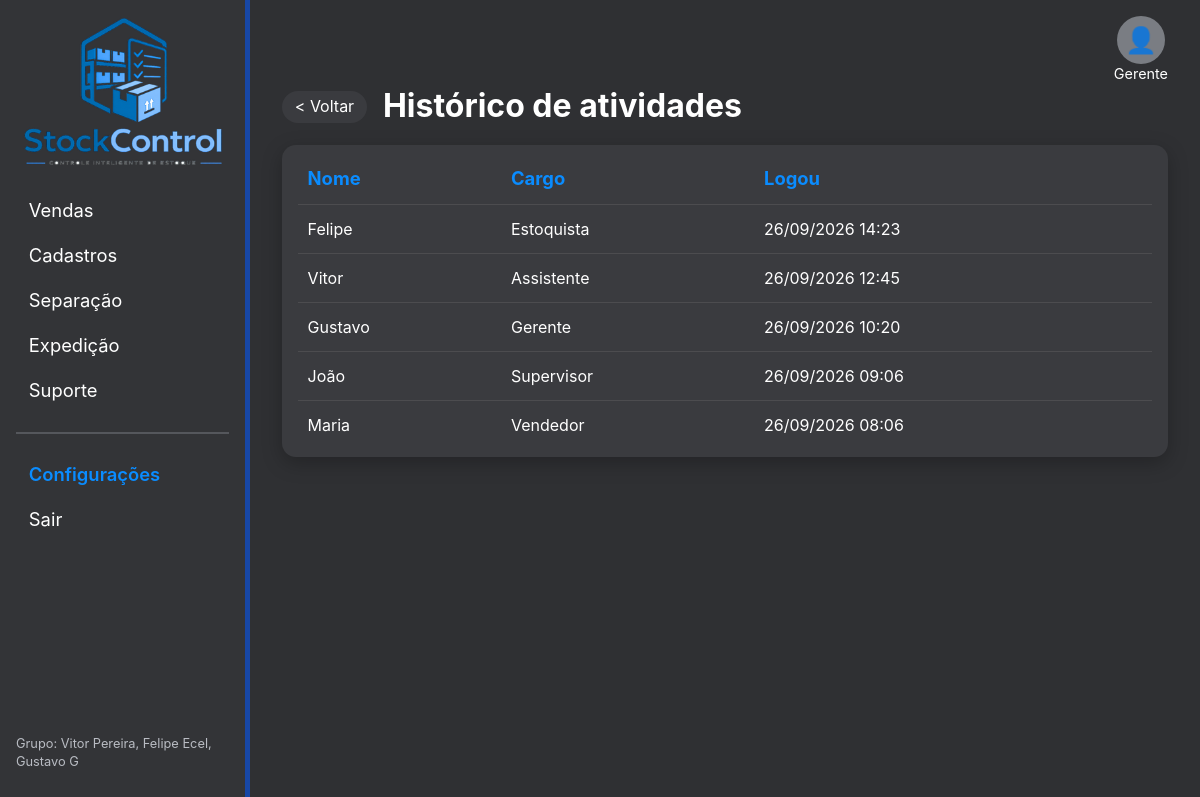
/historico.php (signed in), run on the app's committed database.
### tables this page shows
CREATE TABLE usuarios (
    id         INT AUTO_INCREMENT PRIMARY KEY,
    nome       VARCHAR(100) NOT NULL,
    email      VARCHAR(150) NOT NULL UNIQUE,
    telefone   VARCHAR(20),
    senha      VARCHAR(255) NOT NULL,
    cargo      ENUM('Gerente','Supervisor','Assistente','Estoquista','Vendedor') NOT NULL,
    criado_em  DATETIME DEFAULT CURRENT_TIMESTAMP
);

CREATE TABLE historico_login (
    id         INT AUTO_INCREMENT PRIMARY KEY,
    usuario_id INT NOT NULL,
    logou_em   DATETIME DEFAULT CURRENT_TIMESTAMP,
    FOREIGN KEY (usuario_id) REFERENCES usuarios(id) ON DELETE CASCADE
);

### includes/funcoes.php (called while the page is built, shortened)
<?php
require_once __DIR__ . '/../config/conexao.php';
function e($texto): string
{
    return htmlspecialchars((string) $texto, ENT_QUOTES, 'UTF-8');
}
function usuarioLogado(): ?array
{
    return $_SESSION['usuario'] ?? null;
}
function pode(string $area): bool
{
    $u = usuarioLogado();
    return $u && in_array($area, PERMISSOES[$u['cargo']] ?? [], true);
}
function dataBR(?string $data, bool $comHora = false): string
{
    return date($comHora ? 'd/m/Y H:i' : 'd/m/Y', strtotime($data));
}

### config/conexao.php (called while the page is built, shortened)
<?php
function conectar(): PDO
{
    static $pdo = null;
    if ($pdo === null) {
        $dsn = 'mysql:host=' . DB_HOST . ';dbname=' . DB_NOME . ';charset=utf8mb4';
        $pdo = new PDO($dsn, DB_USER, DB_SENHA, [
            PDO::ATTR_ERRMODE            => PDO::ERRMODE_EXCEPTION,
            PDO::ATTR_DEFAULT_FETCH_MODE => PDO::FETCH_ASSOC,
            PDO::ATTR_EMULATE_PREPARES   => false,
        ]);
    }
    return $pdo;
}

### historico.php (the view, shortened to what this page needs)
<?php
require 'includes/funcoes.php';
$logins = conectar()->query(
    'SELECT u.nome, u.cargo, h.logou_em
       FROM historico_login h JOIN usuarios u ON u.id = h.usuario_id
   ORDER BY h.logou_em DESC
      LIMIT 50'
)->fetchAll();
$menuAtivo = 'configuracoes';
require 'includes/cabecalho.php';
?>
<div class="cabecalho-admin">
    <a href="configuracoes.php" class="voltar">&lt; Voltar</a>
    <h1>Histórico de atividades</h1>
</div>
<div class="tabela-box escura">
    <table class="tabela tabela-admin">
        <thead><tr><th>Nome</th><th>Cargo</th><th>Logou</th></tr></thead>
        <tbody>
        <?php foreach ($logins as $l): ?>
            <tr>
                <td data-rotulo="Nome"><?= e($l['nome']) ?></td>
                <td data-rotulo="Cargo"><?= e($l['cargo']) ?></td>
                <td data-rotulo="Logou"><?= dataBR($l['logou_em'], true) ?></td>
            </tr>
        <?php endforeach; ?>
        </tbody>
    </table>
</div>
<?php require 'includes/rodape.php'; ?>

### includes/cabecalho.php (shortened to what this page needs)
<?php
$usuario   = usuarioLogado();
$menuAtivo = $menuAtivo ?? '';
$itensMenu = [
    ['vendas',    'Vendas',    'vendas.php',    'vendas'],
    ['cadastros', 'Cadastros', 'produtos.php',  'cadastros'],
    ['separacao', 'Separação', 'separacao.php', 'separacao'],
    ['expedicao', 'Expedição', 'expedicao.php', 'expedicao'],
    ['suporte',   'Suporte',   'suporte.php',   'suporte'],
];
?>
<!DOCTYPE html>
<html lang="pt-BR">
<head>
    <link rel="stylesheet" href="assets/css/style.css">
</head>
<body>
<div class="layout">
    <aside class="sidebar" id="sidebar">
        <a href="index.php" class="logo"><img src="assets/img/logo.png" alt="StockControl"></a>
        <nav class="menu">
            <?php foreach ($itensMenu as [$chave, $texto, $link, $perm]): ?>
                <?php if (pode($perm)): ?>
                    <a href="<?= $link ?>" class="<?= $menuAtivo === $chave ? 'ativo' : '' ?>"><?= $texto ?></a>
                <?php endif; ?>
            <?php endforeach; ?>
            <hr>
            <a href="configuracoes.php" class="<?= $menuAtivo === 'configuracoes' ? 'ativo' : '' ?>">Configurações</a>
            <a href="logout.php">Sair</a>
        </nav>
        <p class="grupo">Grupo: Vitor Pereira, Felipe Ecel, Gustavo G</p>
    </aside>
    <main class="conteudo">
        <header class="topo">
            <div class="perfil">
                <div class="avatar" aria-hidden="true">&#128100;</div>
                <span><?= e($usuario['cargo']) ?></span>
            </div>
        </header>

### assets/css/style.css (style rules this page uses)
:root, :root[data-theme="escuro"] { --fundo: #2f3033; --fundo-2: #3a3b3f; --fundo-campo: #252629; --sidebar: #333437; --texto: #ffffff; --texto-2: #b9bcc3; --borda: #55575c; --cartao: #ffffff; --cartao-texto: #1f2328; --cartao-texto-2: #5f6670; --azul: #0a8cff; --azul-escuro: #1747a6; --laranja: #f07c1b; --verde: #1e9e4a; --vermelho: #e5322d; --sombra: 0 6px 20px rgba(0, 0, 0, .25); }
* { box-sizing: border-box; }
body { margin: 0; font-family: "Inter", "Segoe UI", Roboto, Arial, sans-serif; background: var(--fundo); color: var(--texto); line-height: 1.4; }
a { color: var(--azul); text-decoration: none; }
hr { border: 0; border-top: 2px solid var(--borda); margin: 1rem 0; }
.layout { display: flex; min-height: 100vh; }
.sidebar { width: 250px; flex-shrink: 0; background: var(--sidebar); border-right: 5px solid var(--azul-escuro); padding: 1rem; display: flex; flex-direction: column; position: sticky; top: 0; height: 100vh; }
.logo img { width: 100%; max-width: 200px; display: block; margin: 0 auto 1.5rem; }
.menu { display: flex; flex-direction: column; gap: .3rem; }
.menu a { color: var(--texto); font-size: 1.15rem; padding: .45rem .8rem; border-radius: 8px; }
.menu a.ativo { color: var(--azul); font-weight: 600; }
.grupo { margin-top: auto; font-size: .8rem; color: var(--texto-2); }
.conteudo { flex: 1; padding: 1rem 2rem 2rem; min-width: 0; }
.topo { display: flex; justify-content: flex-end; align-items: center; }
.perfil { display: flex; flex-direction: column; align-items: center; font-size: .9rem; }
.avatar { width: 48px; height: 48px; border-radius: 50%; background: #7a7d83; display: grid; place-items: center; font-size: 1.6rem; }
.tabela-box { background: var(--cartao); color: var(--cartao-texto); border-radius: 14px; padding: .5rem 1rem; box-shadow: var(--sombra); overflow-x: auto; margin-bottom: 1.5rem; }
.tabela-box.escura { background: var(--fundo-2); color: var(--texto); }
.tabela { width: 100%; border-collapse: collapse; }
.tabela th, .tabela td { padding: .8rem .6rem; text-align: left; border-bottom: 1px solid rgba(128, 128, 128, .25); }
.tabela th { font-weight: 700; }
.tabela tbody tr:last-child td { border-bottom: 0; }
.tabela-admin th { color: var(--azul); font-size: 1.15rem; }
.voltar { display: inline-block; background: var(--fundo-2); color: var(--texto); padding: .3rem .8rem; border-radius: 20px; margin-bottom: .8rem; }
.cabecalho-admin { display: flex; align-items: center; gap: 1rem; margin-bottom: 1rem; }
.cabecalho-admin h1 { margin: 0; }
.cabecalho-admin .voltar { margin: 0; }

### data on the page
usuarios: cargo "Gerente"
historico_login: usuario.nome "Felipe", usuario.cargo "Estoquista", logou_em "26/09/2026 14:23"
historico_login: usuario.nome "Vitor", usuario.cargo "Assistente", logou_em "26/09/2026 12:45"
historico_login: usuario.nome "Gustavo", usuario.cargo "Gerente", logou_em "26/09/2026 10:20"
historico_login: usuario.nome "João", usuario.cargo "Supervisor", logou_em "26/09/2026 09:06"
historico_login: usuario.nome "Maria", usuario.cargo "Vendedor", logou_em "26/09/2026 08:06"

### other printed values
$texto "Vendas"
$texto "Cadastros"
$texto "Separação"
$texto "Expedição"
$texto "Suporte"
